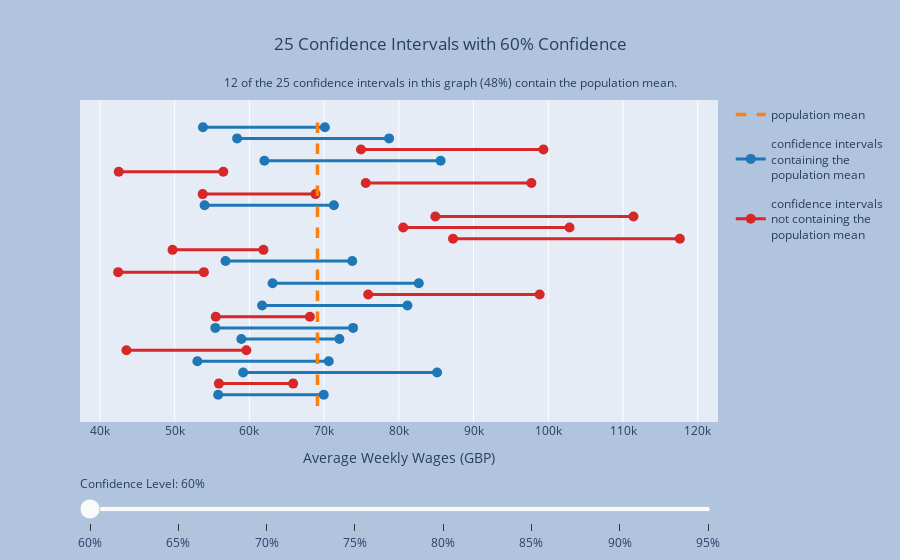

Here is the notebook cell this chart was saved with:
### Markdown cell above
The number 95% is a probability, but it is not the probability that $\mu$, the population mean, is in the interval. The population mean doesn't change, and hence it is either in the given interval or not---no probabilties involved! So what does the 95% confidence mean?

The probability 95% concerns the interval itself, which depends on the data that we used. A different sample would give us different data, and hence a different interval. The "confidence" in "95% confidence" refers to the sampling process. Another way to say this is that 95% of all the possible confidence intervals we could construct in this way contain the true population mean.

Since we have access to an entire population of footballers' salaries, we can take many samples and construct many sample means and confidence intervals. If we did this, how many would we expect to have the true average weekly salary (the population mean)?

You can play around with the interactive widget below to explore this idea. Given a confidence level, the widget takes 25 random samples of size 35 from the salary data and plots a confidence interval for each one. (This widget is inspired by the OpenIntro [lab on confidence intervals](https://openintro.shinyapps.io/confidence_intervals/), which is licensed under a [Creative Commons Attribution-ShareAlike 4.0 International License](http://creativecommons.org/licenses/by-sa/4.0/).)

Drag the slider to select different confidence levels, and click the labels in the legend to hide or show different parts of the graph. Notice how different confidence levels result in different numbers of confidence intervals containing the population mean. (These numbers might not exactly match the confidence level, but that's because we're only constructing 25 confidence intervals, which is far short of the *total* number of possible confidence intervals we could construct.)

### Code cell
sample_size = 35 # size of each sample
num_samples = 25 # number of samples to take for each confidence level
conflevels = np.arange(0.60, 1, 0.05) # confidence levels
num_conflevels = len(conflevels)

x_with_mu = [[] for i in range(num_conflevels)]
x_without_mu = [[] for i in range(num_conflevels)]
y_with_mu = [[] for i in range(num_conflevels)]
y_without_mu = [[] for i in range(num_conflevels)]

# for each confidence level in conflevels, generate confidence intervals
# from num_samples samples of size sample_size, splitting them into
# those containing mu and those not containing mu
for i, conflevel in enumerate(conflevels):
    for j in range(num_samples):
        (lower_ci, upper_ci) = sm.stats.weightstats.zconfint(
            x1 = salaries["Weekly Wages (GBP)"].sample(sample_size),
            alpha = 1-conflevel
        )
        if lower_ci <= pop_mean <= upper_ci:
            x_with_mu[i].append([lower_ci, upper_ci])
            y_with_mu[i].append([j,j])
        else:
            x_without_mu[i].append([lower_ci, upper_ci])
            y_without_mu[i].append([j,j])

# create figure
fig = go.Figure()

# set up colors (using default seaborn palette)
plotly_palette = [f"rgb({c[0]*256}, {c[1]*256}, {c[2]*256})" for c in sns.color_palette()]
confint_with_mu_color = plotly_palette[0]
confint_without_mu_color = plotly_palette[3]
mean_color = plotly_palette[1]

# index of initially visible conflevel
initial_conflevel = 0

# for each confidence level
for i in range(num_conflevels):
    # add a trace for each confidence level containing mu
    for j, (ci, y) in enumerate(zip(x_with_mu[i], y_with_mu[i])):
        fig.add_trace(
            go.Scatter(
                visible = True if i == initial_conflevel else False,
                x = ci,
                y = y,
                line = { 'color': confint_with_mu_color, 'width': 3 },
                marker = { "size": 10 },
                mode = 'lines+markers',
                hovertemplate = '%{x:.2f}<extra></extra>',
                name = 'confidence intervals<br>containing the<br>population mean',
                legendgroup = f'{conflevels[i]}_with_mu', # group confidence intervals for this confidence level together
                showlegend = True if j == 0 else False, # display legend entry only for first confidence interval
            )
        )
    # add a trace for each confidence level not containing mu
    for j, (ci, y) in enumerate(zip(x_without_mu[i], y_without_mu[i])):
        fig.add_trace(
            go.Scatter(
                visible = True if i == initial_conflevel else False,
                x = ci,
                y = y,
                line = { 'color': confint_without_mu_color, 'width': 3 },
                marker = { "size": 10 },
                mode = 'lines+markers',
                hovertemplate = '%{x:.2f}<extra></extra>',
                name = 'confidence intervals<br>not containing the<br>population mean',
                legendgroup = f'{conflevels[i]}_without_mu', # group confidence intervals for this confidence level together
                showlegend = True if j == 0 else False, # display legend entry only for first confidence interval
            )
        )

# add trace for population mean
fig.add_trace(
    go.Scatter(
        visible = True, # always visible
        x = [pop_mean]*2,
        y = [-1, num_samples],
        marker = { 'size': 0 },
        mode = 'lines',
        line = { 'color': mean_color, 'width': 3.5, 'dash': 'dash' },
        name = 'population mean',
        legendrank = 0, # place first in legend
        hoverinfo = 'none',
    )
)

# get title for graph given index of confidence level
def get_title(i):
    num_with_mu = len(x_with_mu[i])
    return (f'{num_samples} Confidence Intervals with {int(conflevels[i]*100)}% Confidence<br><br>' +
        f'<sup>{num_with_mu} of the {num_samples} confidence intervals in this graph ' +
        f'({(len(x_with_mu[i])/num_samples)*100:.0f}%) contain the population mean.</sup>')

# create steps for the slider to select confidence level
steps = []
for i in range(num_conflevels):
    steps.append({
        'method': 'update',
        'args': [ # arguments to pass to the update method
            # update visibility so only the histogram and normal pdf for this sample size are visible
            {
                "visible": np.append(np.ravel([[True]*num_samples if i == j else [False]*num_samples for j in range(num_conflevels)]), True)
            },
            # update the title to reflect the change to the sample size
            {
                'title': get_title(i)
            }
        ],
        'label': f'{int(conflevels[i]*100)}%',
    })

# create a slider using these steps and add it to fig
fig.layout.sliders = [{
    'active': initial_conflevel,
    'currentvalue': {'prefix': 'Confidence Level: '},
    'pad': {'t': 50},
    'steps': steps,
}]

# set layout settings
fig.update_layout(
    title = {
        "x": 0.5,
        "text": get_title(initial_conflevel)
    },
    xaxis = { "title": "Average Weekly Wages (GBP)" },
    yaxis = { "visible": False }, # hide y-axis
    paper_bgcolor = "LightSteelBlue"
)

# show figure
fig.show()
